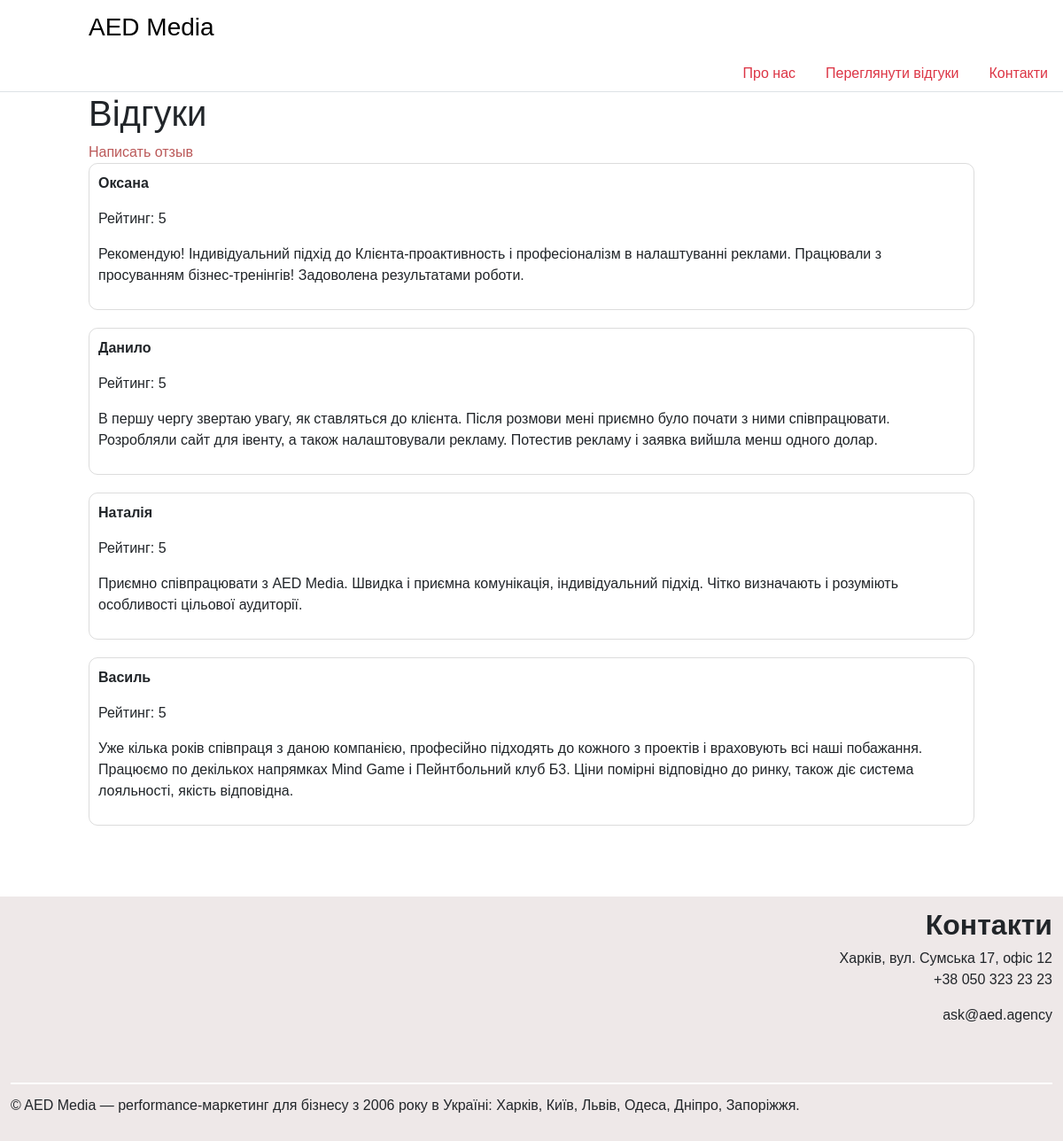
Screenshot of /display_reviews/ with the database file from the repository.
### shop/models.py (models this page shows, shortened)
class Review(models.Model):
    author = models.CharField(max_length=100)
    text = models.TextField()
    created_at = models.DateTimeField(auto_now_add=True)
    rating = models.IntegerField(default=0, choices=[(i, i) for i in range(1, 6)])

### shop/views.py (the view)
# urls.py: path('display_reviews/', views.display_reviews, name='display_reviews'),
def display_reviews(request):
    reviews = Review.objects.all()
    return render(request, 'shop/product/display_reviews.html', {'reviews': reviews})

### templates/shop/product/display_reviews.html
{% extends "shop/base.html" %}
{% load static %}
{% block content %}
    <h1>Відгуки</h1>
    <a href="{% url 'shop:reviews' %}">Написать отзыв</a>
    <div>
        {% for review in reviews %}
        <div class="review-card" style="border: 1px solid #85858548; border-radius: 10px;">
            <p><strong>{{ review.author }}</strong></p>
            <p>Рейтинг: {{ review.rating }}</p>
            <p>{{ review.text }}</p>
        </div>
        {% endfor %}
    </div>
{% endblock content %}

### static/css/base.css (style rules this page uses)
body { margin:0; padding:0; font-family:helvetica, sans-serif; }
h1, h2, h3, h4, h5 , h6 { font-family: 'Ubuntu', sans-serif; font-weight:normal; }
a { text-decoration:none; color:#bb5959; }
.review-card { padding: 10px; margin-bottom: 20px; }

### rows the page displays
Review: author "Оксана", rating "5", text "Рекомендую! Індивідуальний підхід до Клієнта-проактивность і професіоналізм в налаштуванні реклами. Працювали з просуванням бізнес-тренінгів! Задоволена результатами роботи."
Review: author "Данило", rating "5", text "В першу чергу звертаю увагу, як ставляться до клієнта. Після розмови мені приємно було почати з ними співпрацювати. Розробляли сайт для івенту, а також налаштовували рекламу. Потестив рекламу і заявка вийшла менш одного долар."
Review: author "Наталія", rating "5", text "Приємно співпрацювати з AED Media. Швидка і приємна комунікація, індивідуальний підхід. Чітко визначають і розуміють особливості цільової аудиторії."
Review: author "Василь", rating "5", text "Уже кілька років співпраця з даною компанією, професійно підходять до кожного з проектів і враховують всі наші побажання. Працюємо по декількох напрямках Mind Game і Пейнтбольний клуб Б3. Ціни помірні відповідно до ринку, також діє система лояльності, якість відповідна."
